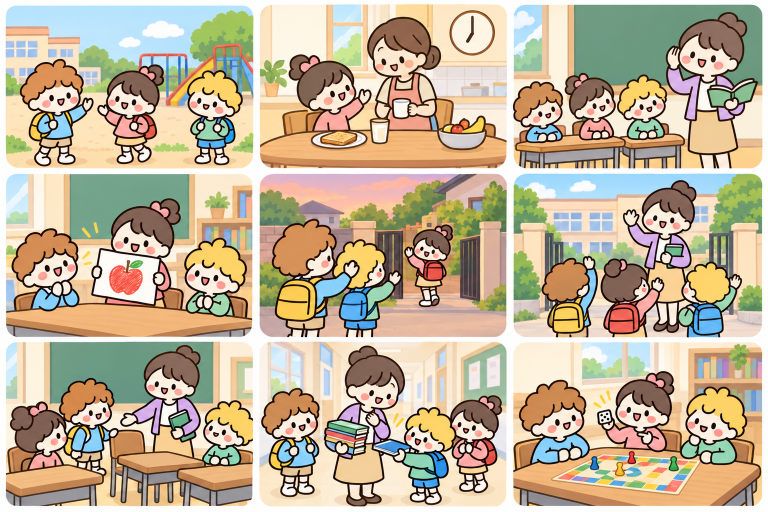
#> input picture assets/artwork/scenes/sheet.png, 1536 x 1024 px (shown at 1/2 size)
$ python slice-scenes.py
#> lines starting #> are read from the running program, lines starting #| are printed output that depends on the picture
"""Cut the English dialogues' scenes out of one sheet painted with ChatGPT.

The sheet (assets/artwork/scenes/sheet.png) is a 3 × 3 grid of rounded picture panels on white,
row by row in the order of `NAMES`. The panels are found by the white gaps between them, trimmed
a little so their rounded white corners are left out (the page rounds the picture itself), and
saved as public/course-art/scenes/<dialogue>.webp. Then list the dialogues in `paintedScenes`
(features/english/english-lessons.ts).

    python3 scripts/slice-scenes.py
"""

from pathlib import Path

from PIL import Image

ROOT = Path(__file__).resolve().parents[1]
# The keys of englishDialogues, in the order the sheet was painted.
NAMES = [
    "hello", "good-morning", "listen",
    "look", "goodbye-bye", "goodbye-see-you",
    "sit-down", "thank-you", "my-turn",
]
COLUMNS, ROWS = 3, 3
# Scenes show at up to about 360 CSS px wide; twice that for sharp screens.
WIDTH = 720
QUALITY = 86
# How far each panel is trimmed, as a share of its size, to drop the rounded corners.
TRIM = 0.025


def panels(sheet: Image.Image, count: int, axis: int) -> list[tuple[int, int]]:
    """The spans of painted columns (axis 0) or rows (axis 1), split by the white gaps."""
    width, height = sheet.size
    pixels = sheet.load()
    across = range(0, height if axis == 0 else width, 2)
    length = width if axis == 0 else height
    painted = []
    for at in range(length):
        dots = (pixels[(at, other) if axis == 0 else (other, at)] for other in across)
        painted.append(sum(1 for dot in dots if min(dot) <= 242) > len(across) // 10)
    spans, start = [], None
    for at, filled in enumerate(painted + [False]):
        if filled and start is None:
            start = at
        elif not filled and start is not None:
            if at - start > length // (count * 3):
                spans.append((start, at))
            start = None
    if len(spans) != count:
        raise SystemExit(f"Found {len(spans)} panels across, expected {count}.")
    return spans


def main() -> None:
    sheet = Image.open(ROOT / "assets" / "artwork" / "scenes" / "sheet.png").convert("RGB")
#> sheet is the input picture: PIL image 1536x1024 RGB; mean R, G, B 192.8, 178.5, 153.8
    out = ROOT / "public" / "course-art" / "scenes"
    out.mkdir(parents=True, exist_ok=True)
    xs = panels(sheet, COLUMNS, 0)
#> after the loop in panels, `for at in range(length):`: painted = 1536 items, first 6: False, False, False, False, False, False
#> the loop in panels, `for at, filled in enumerate(painted + [False]):` made 1537 passes
#> filled on passes 1 to 12: False, False, False, False, False, False, False, False, False, False, False, True
#> after the loop in panels, `for at, filled in enumerate(painted + [False]):`: spans = [(11, 507), (519, 1014), (1026, 1525)]
#> xs = [(11, 507), (519, 1014), (1026, 1525)]
    ys = panels(sheet, ROWS, 1)
#> the loop in panels (call 2), `for at, filled in enumerate(painted + [False]):` made 1025 passes
#> ys = [(8, 337), (347, 675), (683, 1013)]
    for index, name in enumerate(NAMES):
        (left, right), (top, bottom) = xs[index % COLUMNS], ys[index // COLUMNS]
        dx, dy = round((right - left) * TRIM), round((bottom - top) * TRIM)
        panel = sheet.crop((left + dx, top + dy, right - dx, bottom - dy))
        height = round(panel.height * WIDTH / panel.width)
        panel.resize((WIDTH, height), Image.LANCZOS).save(
            out / f"{name}.webp", "WEBP", quality=QUALITY, method=6
        )
        print(f"{name}: {panel.width}×{panel.height}")
#> this loop made 9 passes
#> (left, right, top, bottom) on passes 1 to 9: (11, 507, 8, 337), (519, 1014, 8, 337), (1026, 1525, 8, 337), (11, 507, 347, 675), (519, 1014, 347, 675), (1026, 1525, 347, 675), (11, 507, 683, 1013), (519, 1014, 683, 1013), (1026, 1525, 683, 1013)
#> pass 1, in main, `panel = sheet.crop((left + dx, top + dy, right - dx, bottom - dy))`:
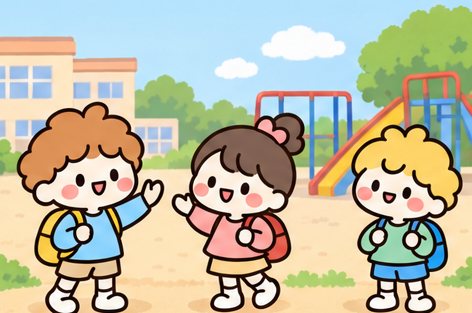
#> panel: PIL image 472x313 RGB; mean R, G, B 189.2, 186.4, 163.3
#> pass 1, in main, `panel.resize((WIDTH, height), Image.LANCZOS).save( out / f"{name}.webp..`:
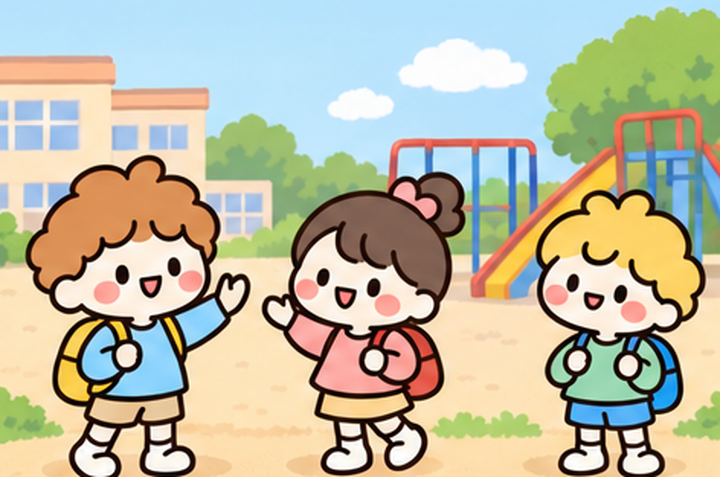
#> saved as hello.webp: PIL image 720x477 RGB; mean R, G, B 189.1, 186.5, 163.4
#> pass 2, in main, `panel = sheet.crop((left + dx, top + dy, right - dx, bottom - dy))`:
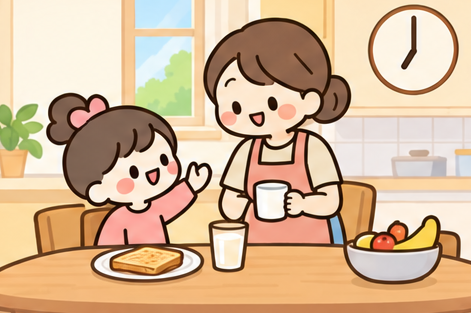
#> panel: PIL image 471x313 RGB; mean R, G, B 212.2, 182.4, 150.9
#> pass 2, in main, `panel.resize((WIDTH, height), Image.LANCZOS).save( out / f"{name}.webp..`:
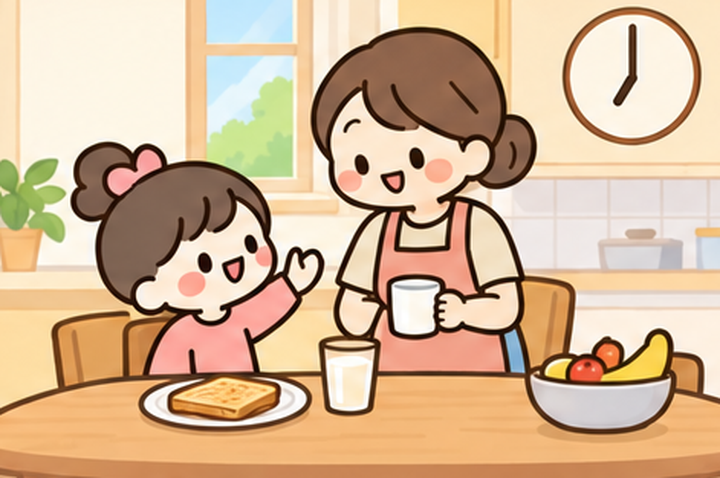
#> saved as good-morning.webp: PIL image 720x478 RGB; mean R, G, B 212.2, 182.4, 150.9
#> after the loop:
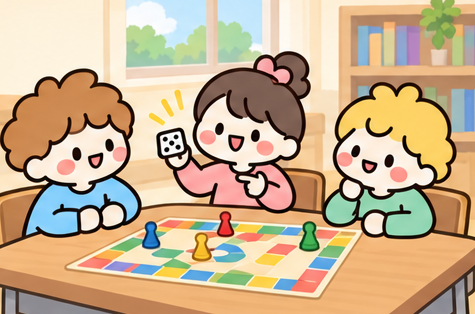
#> panel: PIL image 475x314 RGB; mean R, G, B 200.6, 176.2, 144.1


if __name__ == "__main__":
    main()
